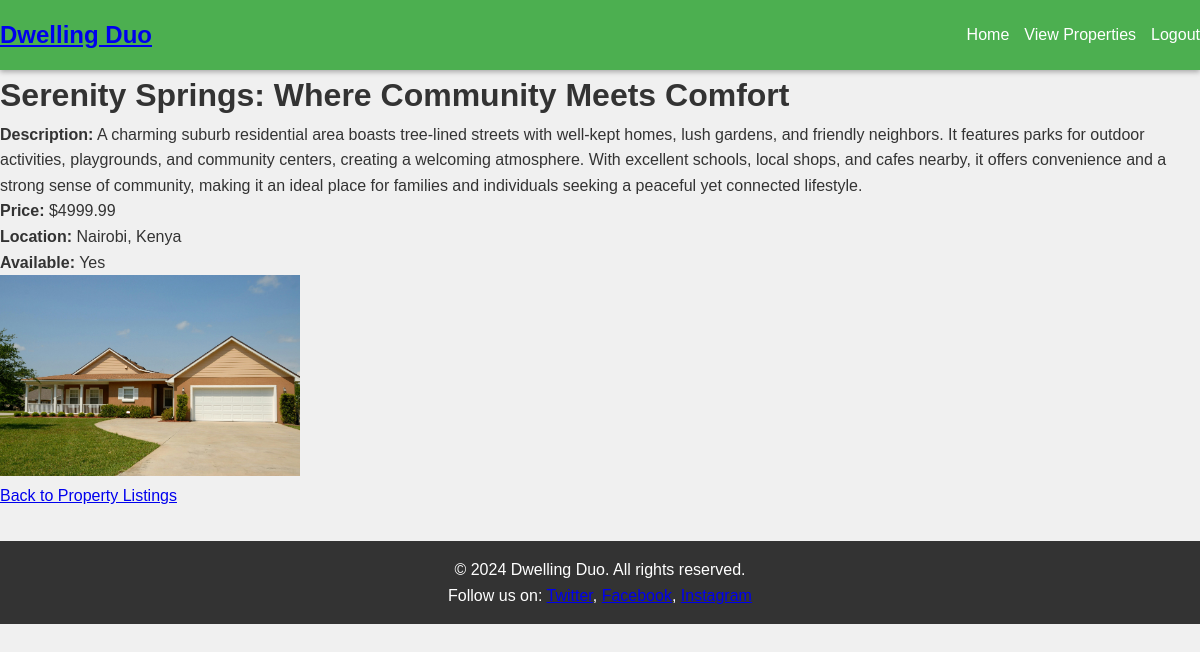
Page /properties/property/2/ (signed in) on the committed database.
### properties/models.py (models this page shows, shortened)
class Property(models.Model):
    title = models.CharField(max_length=100)
    description = models.TextField()
    price = models.DecimalField(max_digits=10, decimal_places=2)
    location = models.CharField(max_length=255)
    available = models.BooleanField(default=True)
    owner = models.ForeignKey(settings.AUTH_USER_MODEL, on_delete=models.CASCADE)  # Update to use AUTH_USER_MODEL
    image = models.ImageField(upload_to='property_images/', blank=True, null=True)

### properties/views.py (the view)
# urls.py: path('property/<int:pk>/', views.property_detail, name='property_detail'),
def property_detail(request, pk):
    property_instance = get_object_or_404(Property, pk=pk)
    return render(request, 'properties/property_detail.html', {'property': property_instance})

### templates/properties/property_detail.html (shortened to what this page needs)
{% extends 'base.html' %}
{% block content %}
<div class="property-detail">
    <h1>{{ property.title }}</h1>
    <p><strong>Description:</strong> {{ property.description }}</p>
    <p><strong>Price:</strong> ${{ property.price }}</p>
    <p><strong>Location:</strong> {{ property.location }}</p>
    <p><strong>Available:</strong> {{ property.available|yesno:"Yes,No" }}</p>
    {% if property.image %}
    <div>
        <img src="{{ property.image.url }}" alt="{{ property.title }}" style="max-width: 300px;">
    </div>
    {% endif %}
    <a href="{% url 'properties:property_list' %}">Back to Property Listings</a>
</div>
{% endblock %}

### static/css/styles.css (style rules this page uses)
* { margin: 0; padding: 0; box-sizing: border-box; }
body { font-family: Arial, sans-serif; background-color: #f0f0f0; color: #333; line-height: 1.6; }

### rows in the picture
Property: title "Serenity Springs: Where Community Meets Comfort", description "A charming suburb residential area boasts tree-lined streets with well-kept homes, lush gardens, and friendly neighbors. It features parks for outdoor activities, playgrounds, and community centers, creating a welcoming atmosphere. With excellent schools, local shops, and cafes nearby, it offers convenience and a strong sense of community, making it an ideal place for families and individuals seeking a peaceful yet connected lifestyle.", price "4999.99", location "Nairobi, Kenya", available "Yes", image (picture)
